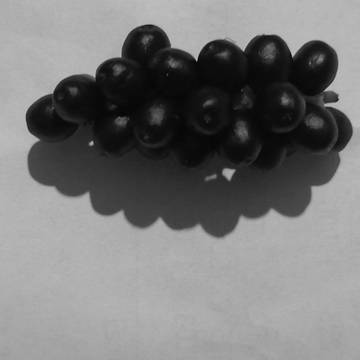
#> input picture Question 4/Fruit.jpg, 360 x 360 px
$ python a.py
#> lines starting #> are read from the running program, lines starting #| are printed output that depends on the picture
import numpy as np
import cv2
from matplotlib import pyplot as plt

img = cv2.imread('Fruit.jpg', 0)
#> img is the input picture: shape (360, 360); min 1, max 198, mean 120.8
dft = cv2.dft(np.float32(img), flags=cv2.DFT_COMPLEX_OUTPUT)
dft_shift = np.fft.fftshift(dft)

magnitude_spectrum = 20 * np.log(cv2.magnitude(dft_shift[:, :, 0], dft_shift[:, :, 1]))
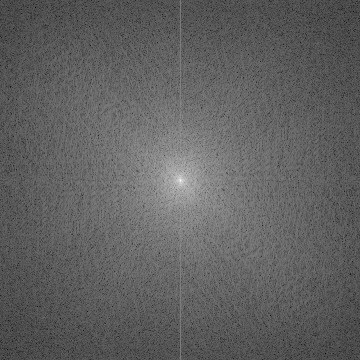
#> magnitude_spectrum: shape (360, 360) float32; min 10.32, max 331.3, mean 132.5; drawn with min black and max white

rows, cols = img.shape
#> rows = 360; cols = 360
crow, ccol = int(rows / 2), int(cols / 2)  # center
#> crow = 180; ccol = 180

# Circular HPF mask, center circle is 0, remaining all ones

mask = np.ones((rows, cols, 2), np.uint8)
r = 80
center = [crow, ccol]
#> center = [180, 180]
x, y = np.ogrid[:rows, :cols]
#> x = 360 values from 0 to 359
mask_area = (x - center[0]) ** 2 + (y - center[1]) ** 2 <= r*r
mask[mask_area] = 1

# apply mask and inverse DFT
fshift = dft_shift * mask

fshift_mask_mag = 2000 * np.log(cv2.magnitude(fshift[:, :, 0], fshift[:, :, 1]))

f_ishift = np.fft.ifftshift(fshift)
img_back = cv2.idft(f_ishift)
img_back = cv2.magnitude(img_back[:, :, 0], img_back[:, :, 1])
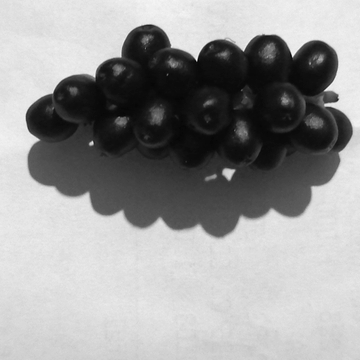
#> img_back: shape (360, 360) float32; min 129600, max 25660802, mean 15650457; drawn with min black and max white

plt.subplot(2, 2, 1), plt.imshow(img, cmap='gray')
plt.title('Input Image'), plt.xticks([]), plt.yticks([])
plt.subplot(2, 2, 2), plt.imshow(magnitude_spectrum, cmap='gray')
plt.title('After FFT'), plt.xticks([]), plt.yticks([])
plt.subplot(2, 2, 3), plt.imshow(fshift_mask_mag, cmap='gray')
plt.title('FFT + Mask'), plt.xticks([]), plt.yticks([])
plt.subplot(2, 2, 4), plt.imshow(img_back, cmap='gray')
plt.title('After FFT Inverse'), plt.xticks([]), plt.yticks([])
plt.show()
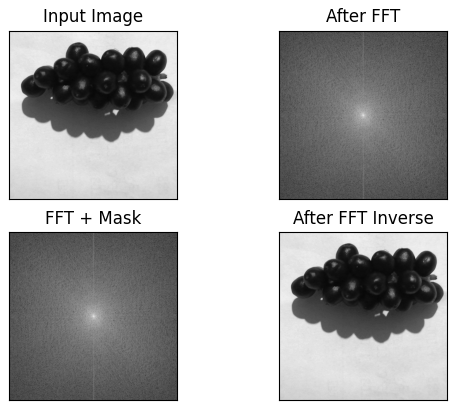
#> figure drawn by matplotlib, 4 panels
